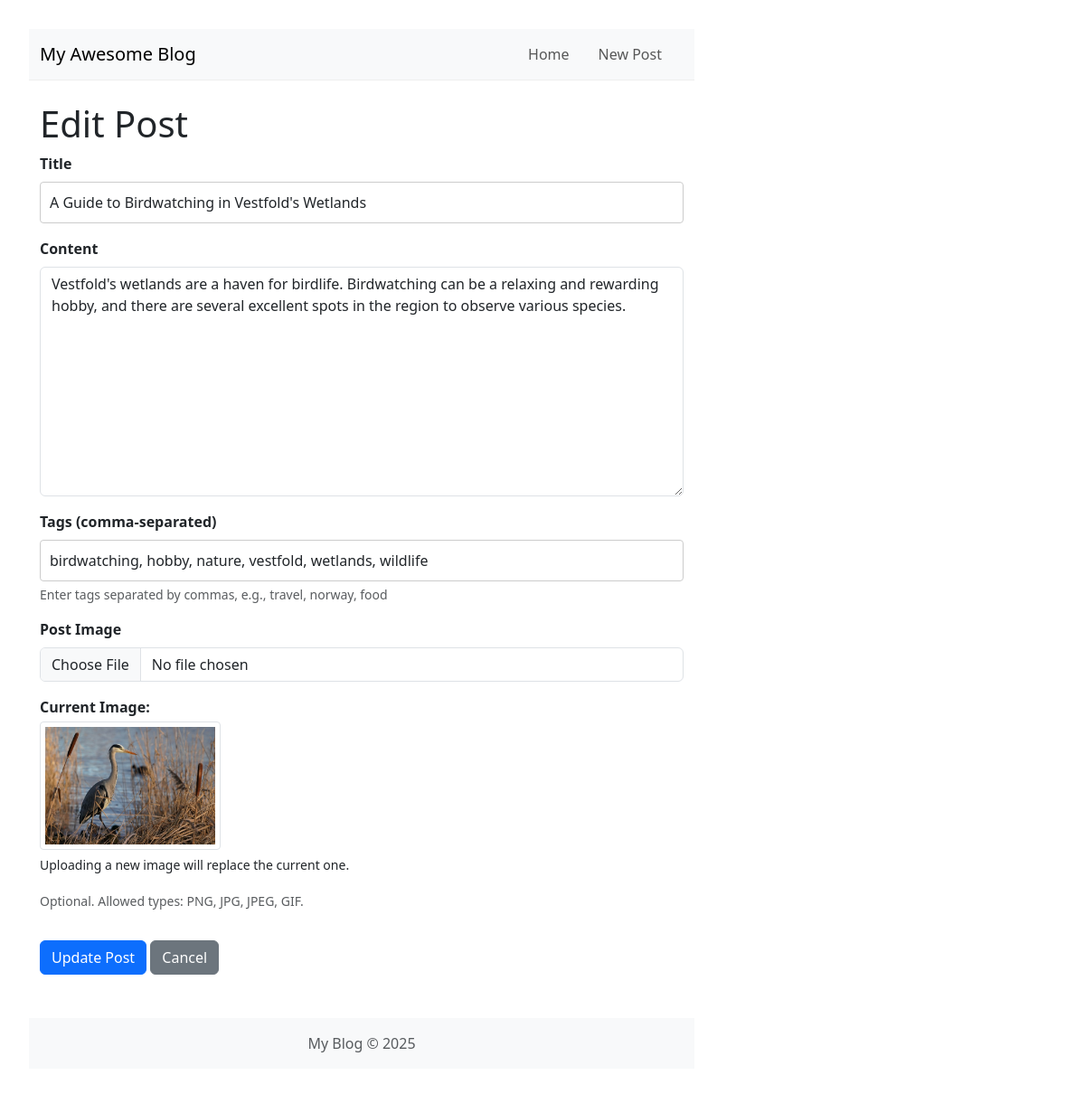
Page /post/24/edit on the committed database.
### tables this page shows
CREATE TABLE posts (
    id INTEGER PRIMARY KEY AUTOINCREMENT, -- Unique identifier for each post
    title TEXT NOT NULL,                  -- Title of the blog post
    content TEXT NOT NULL,                -- Main body/content of the post
    published_date TIMESTAMP NOT NULL DEFAULT CURRENT_TIMESTAMP, -- When the post was created/published
    image_filename TEXt NULL               -- images 
);

### app.py (the view, shortened to what this page needs)
@app.route('/post/<int:post_id>/edit', methods=('GET', 'POST'))
def edit_post(post_id):
    post_data = db.get_post_by_id(post_id)
    if post_data is None:
        abort(404)
    current_tags = db.get_tags_for_post(post_id)
    tags_string = ', '.join([tag['name'] for tag in current_tags])
    post_for_template = dict(post_data)
    post_for_template['tags_string'] = tags_string
    return render_template('create_edit_post.html', post=post_for_template)

### app.py (called while the page is built)
@app.context_processor
def inject_now():
    return {'now': datetime.datetime.now(timezone.utc)}

### db.py (called while the page is built)
def get_db():
    if 'db' not in g:
        db_path = current_app.config.get('DATABASE', DEFAULT_DATABASE_PATH)
        try:
            g.db = sqlite3.connect(
                db_path,
                detect_types=sqlite3.PARSE_DECLTYPES | sqlite3.PARSE_COLNAMES
            )
            g.db.row_factory = sqlite3.Row # Keep using Row factory
        except sqlite3.Error as e:
            current_app.logger.error(f"Database connection failed for {db_path}: {e}")
            raise e # Or handle more gracefully
    return g.db

def get_post_by_id(post_id):
    conn = get_db()
    try:
        post = conn.execute(
            "SELECT id, title, content, published_date, image_filename FROM posts WHERE id = ?", (post_id,)
        ).fetchone()
        return post # Returns None if not found, which is expected
    except sqlite3.Error as e:
        current_app.logger.error(f"DB error in get_post_by_id for post {post_id}: {e}")
        return None

def get_tags_for_post(post_id):
    conn = get_db()
    try:
        tags = conn.execute("""
            SELECT t.id, t.name
            FROM tags t
            JOIN post_tags pt ON t.id = pt.tag_id
            WHERE pt.post_id = ?
            ORDER BY t.name
        """, (post_id,)).fetchall()
        return tags
    except sqlite3.Error as e:
        current_app.logger.error(f"DB error in get_tags_for_post for post {post_id}: {e}")
        return []

### templates/create_edit_post.html (shortened to what this page needs)
{% extends 'base.html' %}  {% block content %}
<h1>{% if post %}Edit Post{% else %}Create New Post{% endif %}</h1>
<form
  method="post"
  enctype="multipart/form-data"
  class="needs-validation"
  novalidate
>
  <div class="mb-3">
    <label for="title" class="form-label">Title</label>
    <input
      type="text"
      class="form-control"
      id="title"
      name="title"
      value="{{ request.form['title'] if request.form else (post.title if post else '') }}"
      required
    />
  </div>
  <div class="mb-3">
    <label for="content" class="form-label">Content</label>
    <textarea
      class="form-control"
      id="content"
      name="content"
      rows="10"
      required
    >
{{ request.form['content'] if request.form else (post.content if post else '') }}</textarea
    >
  </div>
  <div class="mb-3">
    <label for="tags" class="form-label">Tags (comma-separated)</label>
    <input
      type="text"
      class="form-control"
      id="tags"
      name="tags"
      value="{{ request.form['tags'] if request.form else (post.tags_string if post else '') }}"
    />
    <div class="form-text">
      Enter tags separated by commas, e.g., travel, norway, food
    </div>
  </div>
  <div class="mb-3">
    <label for="image" class="form-label">Post Image</label>
    <input
      type="file"
      class="form-control"
      id="image"
      name="image"
      accept="image/png, image/jpeg, image/gif"
    />
    {% if post and post.image_filename %}
    <div class="mt-3">
      <p class="mb-1"><strong>Current Image:</strong></p>
      <img
        src="{{ url_for('static', filename=post.image_filename) }}"
        alt="Current post image"
        style="
          max-width: 200px;
          height: auto;
          border: 1px solid #dee2e6;
          padding: 5px;
          border-radius: 0.25rem;
        "
      />
      <p class="mt-1">
        <small>Uploading a new image will replace the current one.</small>
      </p>
    </div>
    {% endif %}
    <small class="form-text text-muted"
      >Optional. Allowed types: PNG, JPG, JPEG, GIF.</small
    >
  </div>
  <button type="submit" class="btn btn-primary mt-3">
    {% if post %}Update Post{% else %}Create Post{% endif %}
  </button>
  <a
    href="{{ url_for('post', post_id=post.id) if post else url_for('index') }}"
    class="btn btn-secondary mt-3"
    >Cancel</a
  >
</form>
{% endblock %}

### static/style.css (style rules this page uses)
body { font-family: -apple-system, BlinkMacSystemFont, "Segoe UI", Roboto, "Helvetica Neue", Arial, sans-serif; line-height: 1.6; margin: 0 auto; max-width: 800px; padding: 2em; color: #333; background-color: #fdfdfd; }
h1, h2 { color: #2a2a2a; margin-bottom: 0.5em; }
h1 { font-size: 2.5em; }
form div { margin-bottom: 1em; }
form label { display: block; margin-bottom: 0.3em; font-weight: bold; }
form input[type="text"], form textarea { width: 100%; padding: 10px; border: 1px solid #ccc; border-radius: 4px; box-sizing: border-box; }
form textarea { min-height: 100px; resize: vertical; }
form button { padding: 10px 15px; background-color: #28a745; color: white; border: none; border-radius: 4px; cursor: pointer; font-size: 1em; }

### rows in the picture
posts: title "A Guide to Birdwatching in Vestfold's Wetlands", content "Vestfold's wetlands are a haven for birdlife. Birdwatching can be a relaxing and rewarding hobby, and there are several excellent spots in the region to observe various species.", image_filename (picture)
